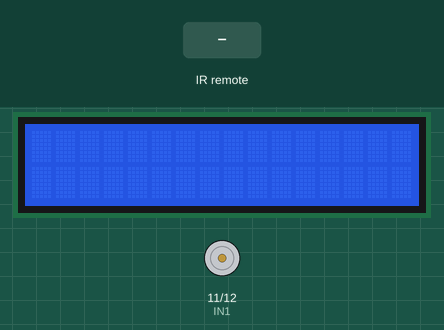
A program run on a simulated Arduino Uno, built with avr-gcc and run on an emulated ATmega328P. On the bench: 16×2 character LCD, motor-driver pin pairs drawn as motors (green arrow = first pin HIGH = forward, orange = second pin HIGH = backward, longer = more drive, scaled by the enable pin). Inputs (shaded band) come from the test bench.

Above: at 1.2 s.
1.3 s: infrared code 0x45 received
At 2.2 s:
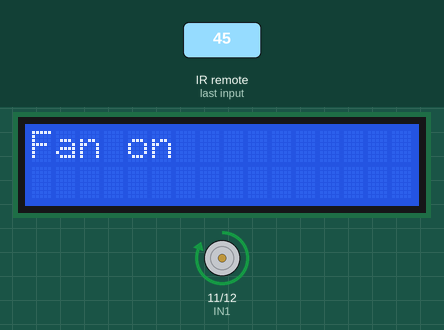
3.0 s: infrared code 0x44 received
At 3.6 s:
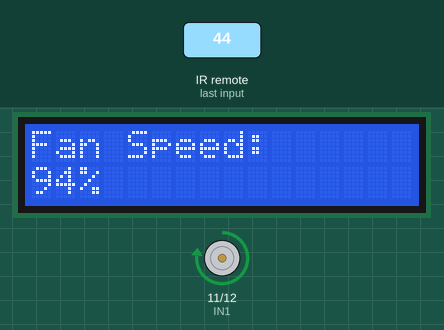
4.6 s: infrared code 0x45 received
At 5.8 s:
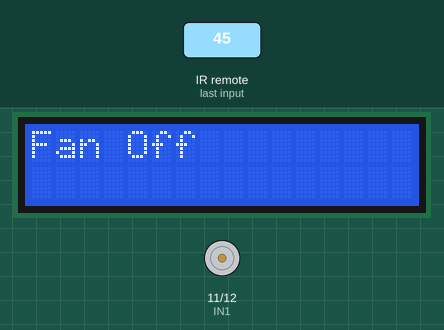
6.1 s: infrared code 0x43 received
At 7.4 s:
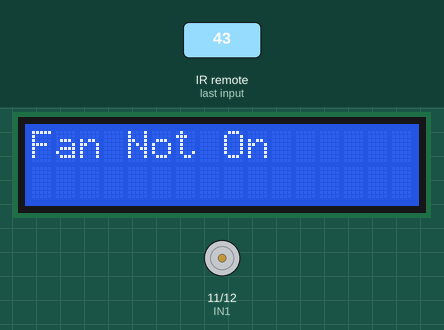
Timing chart, 0 to 8.7 s (numbered marks = the images above; inputs shaded):
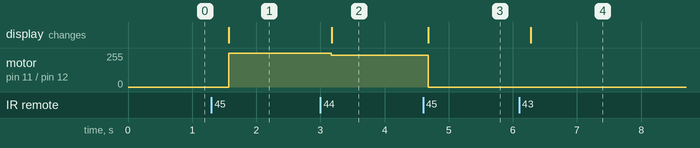

Measured:
- after the input at 1.3 s, motor on pin 11 (IN1) / pin 12 (IN2): stopped → forward 255/255 after 0.27 s; the display: changes after 0.27 s (image 1)
- after the input at 3.0 s, motor on pin 11 (IN1) / pin 12 (IN2): forward 255/255 → forward 240/255 after 0.17 s; the display: changes after 0.17 s (image 2)
- after the input at 4.6 s, motor on pin 11 (IN1) / pin 12 (IN2): forward 240/255 → stopped after 0.08 s; the display: changes after 0.08 s (image 3)
- after the input at 6.1 s, the display: changes after 0.18 s (image 4)

The program:

main.cpp
```cpp
#include <Arduino.h>
#include <LiquidCrystal.h>
#include <IRremote.hpp>


// Variables

bool fanIsOn = false;
int fanSpeedValue = 255;

// LCD Pin Vars
const int RS=8, E=7, D4=6, D5=5, D6=4, D7=3;

// IR reciever pin var
const int IR_RECIEVE_PIN = 9;

// L293D pin vars
const int IN2=12, IN1=11, EN1=10;

// Objects
LiquidCrystal lcd(RS, E, D4, D5, D6, D7);

void setup() {
    lcd.begin(16, 2);
    lcd.clear();
    IrReceiver.begin(IR_RECIEVE_PIN, ENABLE_LED_FEEDBACK); // Start the reciever

    pinMode(IN2, OUTPUT);
    pinMode(IN1, OUTPUT);
    pinMode(EN1, OUTPUT);
}

void loop() {


    if (IrReceiver.decode()){
        if (IrReceiver.decodedIRData.flags & IRDATA_FLAGS_IS_REPEAT){
            IrReceiver.resume();
            return;
        }

        int commandValue = IrReceiver.decodedIRData.command;
        switch(commandValue){
            case 69:
                fanIsOn = !fanIsOn;
                // Reset fanSpeedValue upon on off
                if(fanIsOn) fanSpeedValue = 255;
                lcd.clear();
                lcd.setCursor(0, 0);
                lcd.print(fanIsOn ? "Fan on":"Fan Off");
                digitalWrite(IN1, fanIsOn ? HIGH:LOW);
                digitalWrite(IN2, fanIsOn ? LOW:HIGH);
                // Kickstart fan due to low torque
                analogWrite(EN1, fanIsOn ? 255:0);
                delay(100);
                analogWrite(EN1, fanIsOn ? fanSpeedValue:0);
                break;
            case 68:
                if (fanIsOn){
                    if (fanSpeedValue - 15 >= 80){
                        fanSpeedValue -= 15;
                        int fanSpeedPercent = int((float(fanSpeedValue)/255.0) * 100);
                        analogWrite(EN1, fanSpeedValue);
                        String fanSpeed = String(fanSpeedPercent) + "%";
                        lcd.clear();
                        lcd.setCursor(0, 0);
                        lcd.print("Fan Speed:");
                        lcd.setCursor(0, 1);
                        lcd.print(fanSpeed);
                    } else {
                        lcd.clear();
                        lcd.setCursor(0, 0);
                        lcd.print("Fan Speed Min");
                        delay(1000);
                        lcd.clear();
                        lcd.print("Fan on");
                    }
                } else {
                    lcd.clear();
                    lcd.print("Fan Not On");
                }
                break;
            case 67:
                if (fanIsOn){
                    if (fanSpeedValue + 15 <= 255){
                        fanSpeedValue += 15;
                        int fanSpeedPercent = int((float(fanSpeedValue)/255.0) * 100);
                        analogWrite(EN1, fanSpeedValue);
                        String fanSpeed = String(fanSpeedPercent) + "%";
                        lcd.clear();
                        lcd.setCursor(0, 0);
                        lcd.print("Fan Speed:");
                        lcd.setCursor(0, 1);
                        lcd.print(fanSpeed);
                    } else {
                        lcd.clear();
                        lcd.setCursor(0, 0);
                        lcd.print("Fan Speed Max");
                        delay(1000);
                        lcd.clear();
                        lcd.print("Fan on");
                    }
                } else {
                    lcd.clear();
                    lcd.print("Fan Not On");
                }
                break;
        }
        IrReceiver.resume(); // Ready for next signal
    }
    delay(500);
}
```
